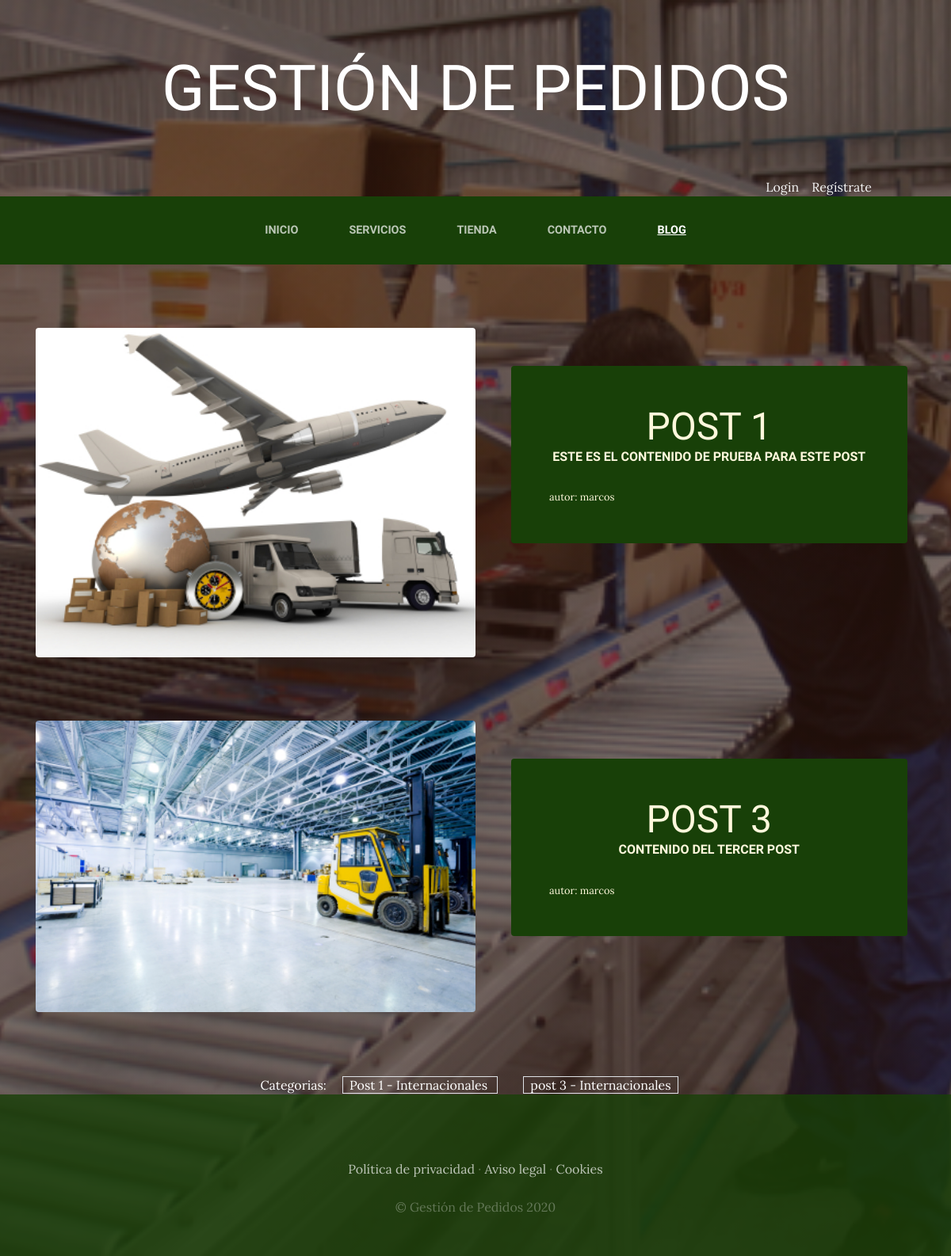
The app's page /blog/categoria/1/ with its own data.
### blog/models.py (models this page shows, shortened)
class Post(models.Model):
    titulo = models.CharField(max_length=50)
    contenido=models.CharField(max_length=50)
    imagen=models.ImageField(upload_to='blog',null=True,blank=True)
    autor=models.ForeignKey(User,on_delete=models.CASCADE)
    categorias=models.ManyToManyField(Categoria)
    create=models.DateTimeField(auto_now=True)
    updated=models.DateTimeField(auto_now=True)
    class Meta:
        verbose_name='post'
        verbose_name_plural='posts'

class Categoria(models.Model):
    nombre = models.CharField(max_length=50)
    created=models.DateTimeField(auto_now=True)
    updated=models.DateTimeField(auto_now=True)
    class Meta:
        verbose_name='categoria'
        verbose_name_plural='categorias'

### blog/views.py (the view)
# urls.py: path('categoria/<categoria_id>/',views.categoria,name='categoria')
def categoria(request,categoria_id):
    categoria=Categoria.objects.get(id=categoria_id)
    posts=Post.objects.filter(categorias=categoria)
    return render(request, "blog/categoria.html",{'categoria':categoria,'posts':posts})

### carro/context_processor.py (called while the page is built)
def importe_total_carro(request):
    total = 0
    if request.session and "carro" in request.session:
        for key, value in request.session['carro'].items():
            total += float(value['precio']) # *value['cantidad'])
    return {'importe_total_carro':total}

### blog/templates/blog/categoria.html
{% extends 'ProjectoWebApp/base.html' %}
{% load static %}
{% block content %}
    {% for post in posts %}
    <section class="page-section clearfix">
        <div class="container">
          <div class="intro">
            {% if post.imagen %}
            <img class="intro-img img-fluid mb-3 mb-lg-0 rounded" src="{{post.imagen.url}}" alt="" style="width: 50%;">
            {% else %}
              <div class="intro-img" style="width: 50%; height: 350;">
                &nbsp;
              </div>
            {% endif %}
            <div class="intro-text left-0 text-center bg-faded p-5 rounded">
              <h2 class="section-heading mb-4" >
                <span class="section-heading-lower">{{post.titulo}}</span>
                <span class="section-heading-upper">{{post.contenido}}</span>
              </h2>
              <div style='text-align: left; font-size: 0.8em;'>
               autor: {{post.autor}}
              </div>
            </div>
          </div>
        </div>
      </section>
    {% endfor %}
<section>
  <div style="width: 75%; margin: auto; text-align: center; color: white;">
    Categorias:
    {% for post in posts %}
      {% for categoria in post.categorias.all %}
        <span class="mx-3 px-2 border" > {{post.titulo}} - {{categoria.nombre}} </span>
      {% endfor %}
    {% endfor %}
  </div>
</section>
{% endblock %}

### ProjectoWebApp/static/ProjectoWebApp/css/gestion.css (style rules this page uses)
body { font-family: 'Lora'; background: linear-gradient(rgba(47, 23, 15, 0.65), rgba(47, 23, 15, 0.65)), url("../img/bg_main.jpg"); background-attachment: fixed; background-position: center; background-size: cover; }
h1, h2, h3, h4, h5, h6 { font-family: 'Raleway'; }
.page-section { margin-top: 5rem; margin-bottom: 5rem; }
.section-heading { text-transform: uppercase; }
.section-heading .section-heading-upper { display: block; font-size: 1rem; font-weight: 800; padding-bottom:.5rem; }
.section-heading .section-heading-lower { display: block; font-size: 3rem; font-weight: 100; }
.bg-faded { background-color: rgba(255, 255, 255, 0.85); }
.intro { position: relative; }
@media (min-width: 992px) { .intro .intro-img { width: 75%; float: left; } }
@media (min-width: 992px) { .intro .intro-text { left: 600; width: 60%; margin-top: 3rem; background-color: rgba(24, 64, 8); color: cornsilk; position: absolute; } }
@media (min-width: 1200px) { .intro .intro-text { width: 45%; } }

### records on screen
Post: imagen (picture), titulo "POST 1", contenido "ESTE ES EL CONTENIDO DE PRUEBA PARA ESTE POST", autor "marcos", titulo "Post 1"
Post: imagen (picture), titulo "POST 3", contenido "CONTENIDO DEL TERCER POST", autor "marcos", titulo "post 3"
Categoria: nombre "Internacionales"
